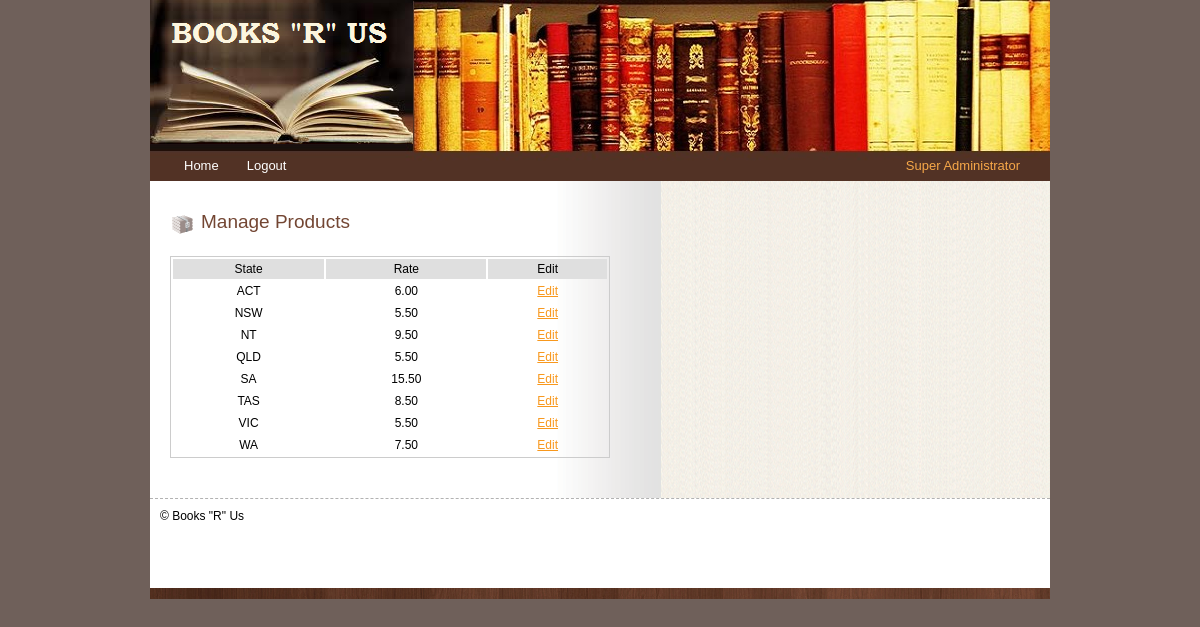
/bookstore/admin/delivery/index.php (signed in), run on the app's committed database.
### tables this page shows
CREATE TABLE IF NOT EXISTS `delivery` (
  `deliveryState` enum('ACT','NSW','NT','QLD','SA','TAS','VIC','WA') NOT NULL,
  `deliveryRate` decimal(10,2) unsigned NOT NULL DEFAULT '0.00'
);

### bookstore/admin/delivery/deliveryform.html.php (the view, shortened to what this page needs)
<!DOCTYPE html PUBLIC "-//W3C//DTD XHTML 1.0 Transitional//EN" "http://www.w3.org/TR/xhtml1/DTD/xhtml1-transitional.dtd">
<html xmlns="http://www.w3.org/1999/xhtml">
<head>
<link rel="stylesheet" type="text/css" href="../../css/style.css" />
</head>
<body>
<div id="wrap">
       <?php include_once '../../includes/header.inc.php'; ?>
       <div class="center_content">
       	<div class="left_content">
         <div class="title"><span class="title_icon"><img src="../../images/bullet1.gif" alt="" title="" /></span>Manage Products</div>
		<div class="feat_prod_box_details">
		            <table class="cart_table">
		            	<tr class="cart_title">
		                	<td>State</td>
		                	<td>Rate</td>
		                	<td>Edit</td>
		                </tr>
		                <?php if (isset($deliveries)): ?>
		                <?php foreach($deliveries as $delivery):
		                if((isset($deliveryState))&&($delivery['deliveryState']== $deliveryState))
		                {  ?>
		            	 <tr>
		            	 <form method="post" action="?editform">
						<td><?php echo $delivery['deliveryState'];?></td>
						<td><input type="text" name="deliveryRate" id="deliveryRate" class="delivery_input" value="<?php echo $delivery['deliveryRate'];?>" />
						<input type="hidden" name="deliveryState" id="deliveryState" value="<?php echo $delivery['deliveryState'];?>" />
						</td>
						<td><input type="submit" name="btnSubmit" value="Submit"/></a></td>
						</form>
		                </tr>
		                <?php
		                }
		                else
		                { ?>
		                <tr>
						<td><?php echo $delivery['deliveryState'];?></td>
						<td><?php echo $delivery['deliveryRate'];?></td>
						<td><a href = "?edit=<?php echo $delivery['deliveryState'];?>">Edit</a></td>
						</tr>
		                 <?php
		                }
		                endforeach; ?>
						<?php endif; ?>
		            </table>
            </div>
        </div>
		         <div class="right_content">
			</div>
		       </div>
      <div class="footer">
	      <div class="left_footer">&copy; Books "R" Us</div>
	      <div class="right_footer">
	      </div>
</div>
</div>
</body>
</html>

### bookstore/css/style.css (style rules this page uses)
body { background-color:#6F605A; font-family:Arial, Helvetica, sans-serif; padding:0; font-size:12px; margin:0px auto auto auto; color:#000000; }
a { color:#f8981d; }
td { padding:3px; }
#wrap { width:900px; height: auto; margin:auto; background-color:#FFFFFF; }
.center_content { width:900px; padding:0px 0 0 0; background:url(../images/center_bg.gif) repeat-y center; }
.left_content { width:490px; float:left; padding:20px 0 20px 20px; }
.right_content { width:370px; float:left; padding:20px 0 20px 20px; }
.title { color:#734633; padding:0px; float:left; font-size:19px; margin:10px 0 10px 0; }
span.title_icon { float:left; padding:0 5px 0 0; }
.feat_prod_box_details { padding:10px 0 10px 0; margin:0 20px 10px 0; clear:both; }
.cart_table { width:440px; border:1px #CCCCCC solid; text-align:center; }
tr.cart_title { background-color:#DFDFDF; }
.footer { height:100px; border-top:1px #b2b2b2 dashed; background:url(../images/footer_bg.gif) no-repeat bottom; }
.left_footer { float:left; padding:10px 0 0 10px; }
.right_footer { float:right; padding:10px 10px 0 0; }

### data on the page
delivery: deliveryState "ACT", deliveryRate "6.00"
delivery: deliveryState "NSW", deliveryRate "5.50"
delivery: deliveryState "QLD", deliveryRate "5.50"
delivery: deliveryState "TAS", deliveryRate "8.50"
delivery: deliveryState "VIC", deliveryRate "5.50"

### other printed values
html($text) "Super Administrator"
$delivery['deliveryState'] "NT"
$delivery['deliveryRate'] "9.50"
$delivery['deliveryState'] "SA"
$delivery['deliveryRate'] "15.50"
$delivery['deliveryState'] "WA"
$delivery['deliveryRate'] "7.50"
